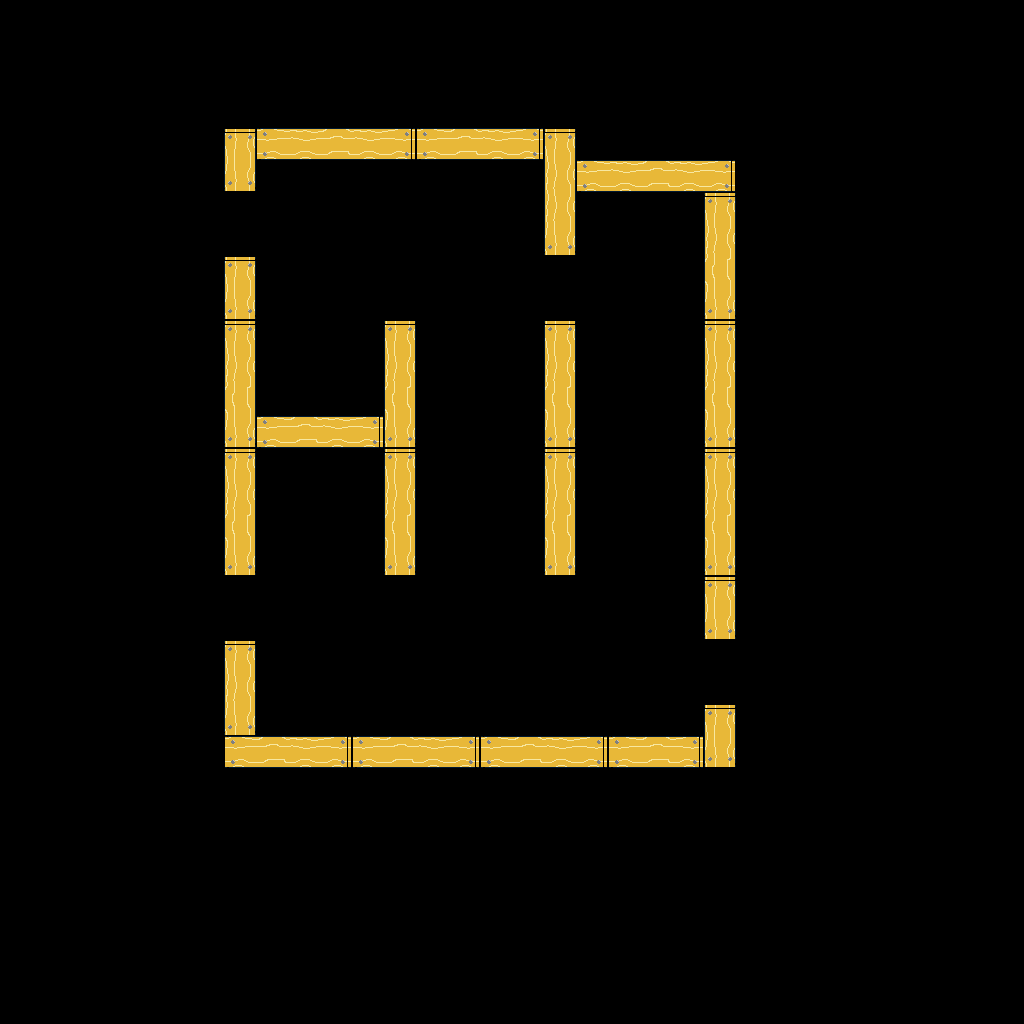

The image is a tile-based game level rendered from a .tmx file. Its description and source (layers, tilesets, objects; grid data summarised) follow:
An orthogonal 32x32 tile map with 32x32 px tiles, 2 tile layers (background, foreground), 3 tilesets and 46 objects (28x spikes, 8x rope, 4x fan, 4x door, spawn, ...).

<map version="1.0" orientation="orthogonal" renderorder="right-down" width="32" height="32" tilewidth="32" tileheight="32" nextobjectid="84">
 <tileset firstgid="1" name="basic-tiles" tilewidth="32" tileheight="32" tilecount="256" columns="16">
  <image source="basic-tiles.png" width="512" height="512" />
 </tileset>
 <tileset firstgid="257" name="objects" tilewidth="64" tileheight="64" tilecount="4" columns="0">
  <tile id="1">
   <image width="32" height="64" source="fan_0.png" />
  </tile>
  <tile id="3">
   <image width="32" height="32" source="exit.png" />
  </tile>
  <tile id="4">
   <image width="32" height="32" source="spawn.png" />
  </tile>
  <tile id="5">
   <image width="64" height="7" source="door.png" />
  </tile>
 </tileset>
 <tileset firstgid="263" name="objects" tilewidth="64" tileheight="64" tilecount="4" columns="0">
  <tile id="1">
   <image width="32" height="64" source="fan_0.png" />
  </tile>
  <tile id="2">
   <image width="32" height="32" source="spawn.png" />
  </tile>
  <tile id="3">
   <image width="32" height="32" source="exit.png" />
  </tile>
  <tile id="9">
   <image width="64" height="7" source="door.png" />
  </tile>
 </tileset>
 <layer name="background" width="32" height="32">
  <data>[1024 cells, 0 non-empty, 0 distinct tile ids]</data>
 </layer>
 <layer name="foreground" width="32" height="32">
  <data>[1024 cells, 84 non-empty, 8 distinct tile ids]</data>
 </layer>
 <objectgroup name="objects">
  <object id="1" type="fan" gid="2147483906" x="704" y="704" width="32" height="64" />
  <object id="24" type="spawn" gid="261" x="320" y="256" width="32" height="32" />
  <object id="35" type="exit" gid="260" x="288" y="384" width="32" height="32" />
  <object id="37" type="rope" gid="83" x="288" y="544" width="32" height="32">
   <properties>
    <property name="group" value="rope-group-1" />
   </properties>
  </object>
  <object id="38" type="rope" gid="83" x="320" y="544" width="32" height="32">
   <properties>
    <property name="group" value="rope-group-1" />
   </properties>
  </object>
  <object id="39" type="rope" gid="99" x="352" y="544" width="32" height="32">
   <properties>
    <property name="group" value="rope-group-1" />
   </properties>
  </object>
  <object id="40" type="rope" gid="82" x="256" y="544" width="32" height="32">
   <properties>
    <property name="group" value="rope-group-1" />
   </properties>
  </object>
  <object id="41" type="rope" gid="83" x="608" y="352" width="32" height="32">
   <properties>
    <property name="group" value="rope-group-2" />
   </properties>
  </object>
  <object id="42" type="rope" gid="83" x="640" y="352" width="32" height="32">
   <properties>
    <property name="group" value="rope-group-2" />
   </properties>
  </object>
  <object id="43" type="rope" gid="99" x="672" y="352" width="32" height="32">
   <properties>
    <property name="group" value="rope-group-2" />
   </properties>
  </object>
  <object id="44" type="rope" gid="82" x="576" y="352" width="32" height="32">
   <properties>
    <property name="group" value="rope-group-2" />
   </properties>
  </object>
  <object id="45" type="door" gid="272" x="384" y="320" width="64" height="7" rotation="180">
   <properties>
    <property name="openRotation" type="float" value="90" />
    <property name="triggeredByRopeGroup" value="rope-group-2" />
   </properties>
  </object>
  <object id="46" type="door" gid="272" x="255.918" y="327" width="64" height="7">
   <properties>
    <property name="openRotation" type="float" value="270" />
    <property name="triggeredByRopeGroup" value="rope-group-2" />
   </properties>
  </object>
  <object id="47" type="door" gid="272" x="575.909" y="519" width="64" height="7">
   <properties>
    <property name="openRotation" type="float" value="270" />
    <property name="triggeredByRopeGroup" value="rope-group-1" />
   </properties>
  </object>
  <object id="48" type="door" gid="272" x="704" y="512" width="64" height="7" rotation="180">
   <properties>
    <property name="openRotation" type="float" value="270" />
    <property name="triggeredByRopeGroup" value="rope-group-1" />
   </properties>
  </object>
  <object id="53" type="fan" gid="2147483906" x="544" y="320" width="32" height="64" />
  <object id="54" type="fan" gid="258" x="224" y="256" width="32" height="64" />
  <object id="55" type="fan" gid="258" x="224" y="640" width="32" height="64" />
  <object id="56" type="spikes" gid="19" x="608" y="224" width="32" height="32" />
  <object id="57" type="spikes" gid="19" x="416" y="192" width="32" height="32" />
  <object id="58" type="spikes" gid="19" x="256" y="192" width="32" height="32" />
  <object id="59" type="spikes" gid="19" x="480" y="192" width="32" height="32" />
  <object id="60" type="spikes" gid="19" x="384" y="192" width="32" height="32" />
  <object id="61" type="spikes" gid="19" x="352" y="192" width="32" height="32" />
  <object id="62" type="spikes" gid="19" x="320" y="192" width="32" height="32" />
  <object id="63" type="spikes" gid="19" x="672" y="224" width="32" height="32" />
  <object id="64" type="spikes" gid="19" x="480" y="192" width="32" height="32" />
  <object id="65" type="spikes" gid="19" x="288" y="192" width="32" height="32" />
  <object id="66" type="spikes" gid="19" x="640" y="224" width="32" height="32" />
  <object id="67" type="spikes" gid="19" x="448" y="192" width="32" height="32" />
  <object id="68" type="spikes" gid="19" x="512" y="192" width="32" height="32" />
  <object id="69" type="spikes" gid="19" x="576" y="224" width="32" height="32" />
  <object id="70" type="spikes" gid="18" x="256" y="736" width="32" height="32" />
  <object id="71" type="spikes" gid="18" x="384" y="736" width="32" height="32" />
  <object id="72" type="spikes" gid="18" x="288" y="736" width="32" height="32" />
  <object id="73" type="spikes" gid="18" x="320" y="736" width="32" height="32" />
  <object id="74" type="spikes" gid="18" x="352" y="736" width="32" height="32" />
  <object id="75" type="spikes" gid="18" x="416" y="736" width="32" height="32" />
  <object id="76" type="spikes" gid="18" x="544" y="736" width="32" height="32" />
  <object id="77" type="spikes" gid="18" x="448" y="736" width="32" height="32" />
  <object id="78" type="spikes" gid="18" x="480" y="736" width="32" height="32" />
  <object id="79" type="spikes" gid="18" x="512" y="736" width="32" height="32" />
  <object id="80" type="spikes" gid="18" x="608" y="736" width="32" height="32" />
  <object id="81" type="spikes" gid="18" x="576" y="736" width="32" height="32" />
  <object id="82" type="spikes" gid="18" x="672" y="736" width="32" height="32" />
  <object id="83" type="spikes" gid="18" x="640" y="736" width="32" height="32" />
 </objectgroup>
</map>
